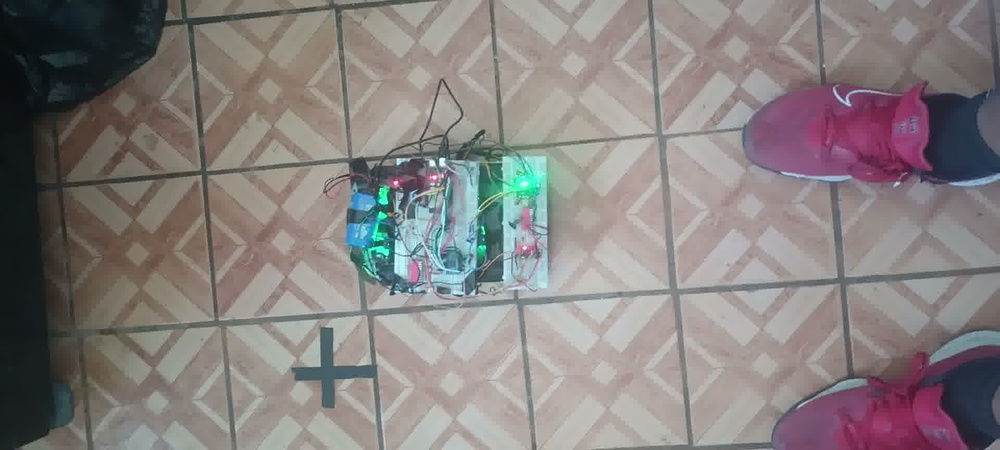
#> input picture scratch/video_distancias_frames/frame_026.jpg, 1000 x 450 px, shrunk from 1920 x 864 before the run, found by its file name
$ python draw_grid.py
#> lines starting #> are read from the running program, lines starting #| are printed output that depends on the picture
from PIL import Image, ImageDraw
import numpy as np

# Load frames 26 (before turn) and 32 (after turn) and 40 (end of command)
for f_name in ['frame_026.jpg', 'frame_030.jpg', 'frame_032.jpg', 'frame_035.jpg', 'frame_040.jpg']:
    img = Image.open(f'scratch/video_frames/{f_name}')
#> img is the input picture: PIL image 1000x450 RGB; mean R, G, B 133.6, 127.7, 126.5
    w, h = img.size
#> w = 1000; h = 450

    # Let's crop around the robot or draw horizontal reference grid lines
    draw = ImageDraw.Draw(img)
    # Draw horizontal grid lines across the image to compare tile lines
    for y in range(0, h, 100):
        draw.line([(0, y), (w, y)], fill='yellow', width=1)
    for x in range(0, w, 100):
        draw.line([(x, 0), (x, h)], fill='cyan', width=1)

    out_path = f'scratch/video_frames/grid_{f_name}'
    img.save(out_path)
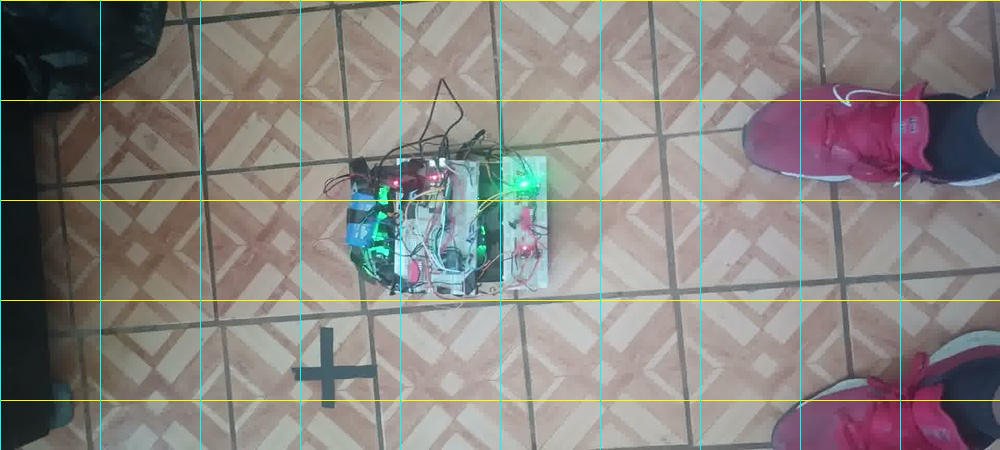
#> saved as grid_frame_026.jpg: PIL image 1000x450 RGB; mean R, G, B 133.6, 130.4, 126.5
    print(f"Saved {out_path}")
#> pass 2 of the loop `for f_name in ['frame_026.jpg', 'frame_030.jpg', 'frame_032.jpg', 'fra..`:
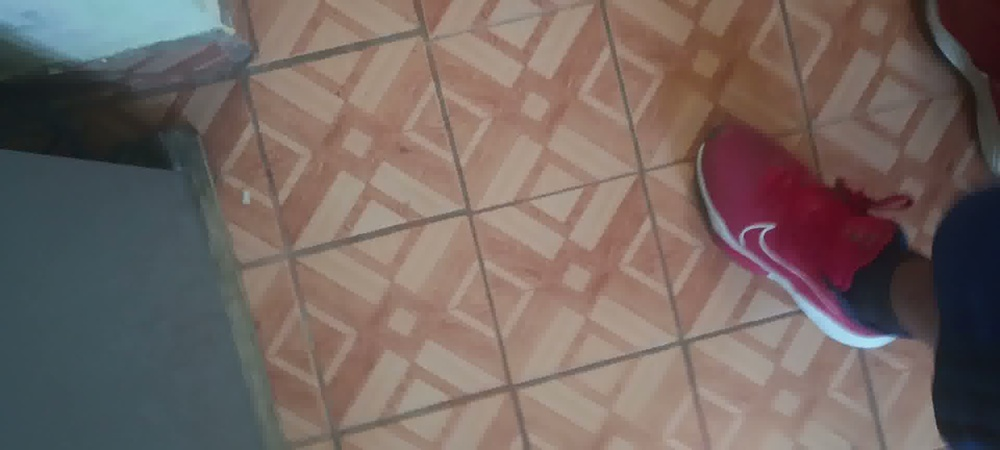
#> input picture scratch/video_distancias_frames/frame_030.jpg, 1000 x 450 px, shrunk from 1920 x 864 before the run, found by its file name
#> img is the input picture: PIL image 1000x450 RGB; mean R, G, B 115.7, 102.1, 97.5
#> `img.save(out_path)`:
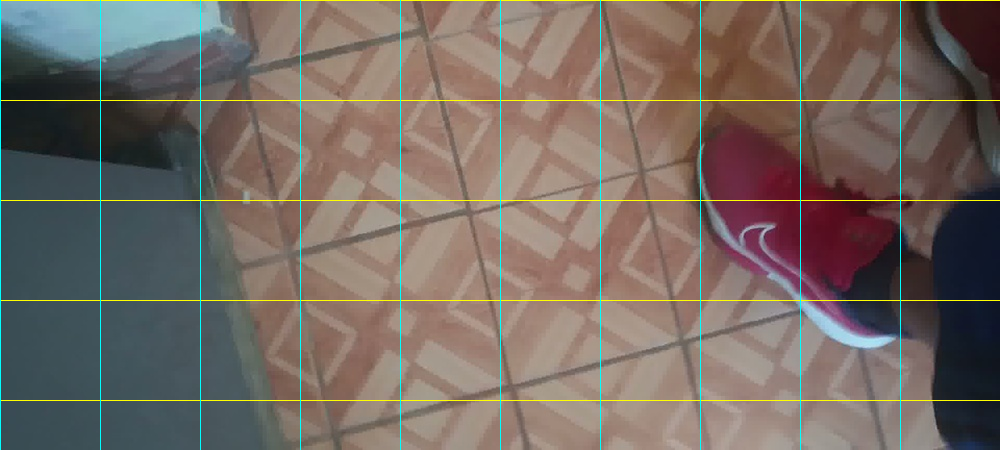
#> saved as grid_frame_030.jpg: PIL image 1000x450 RGB; mean R, G, B 116.1, 105.2, 98
#> pass 3 of the loop `for f_name in ['frame_026.jpg', 'frame_030.jpg', 'frame_032.jpg', 'fra..`:
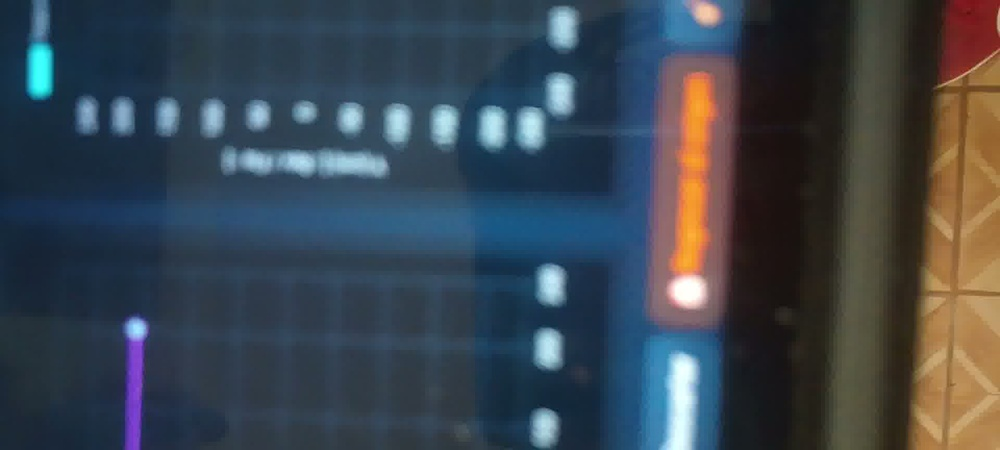
#> input picture scratch/video_distancias_frames/frame_032.jpg, 1000 x 450 px, shrunk from 1920 x 864 before the run, found by its file name
#> img is the input picture: PIL image 1000x450 RGB; mean R, G, B 60.3, 70, 79.5
#> `img.save(out_path)`:
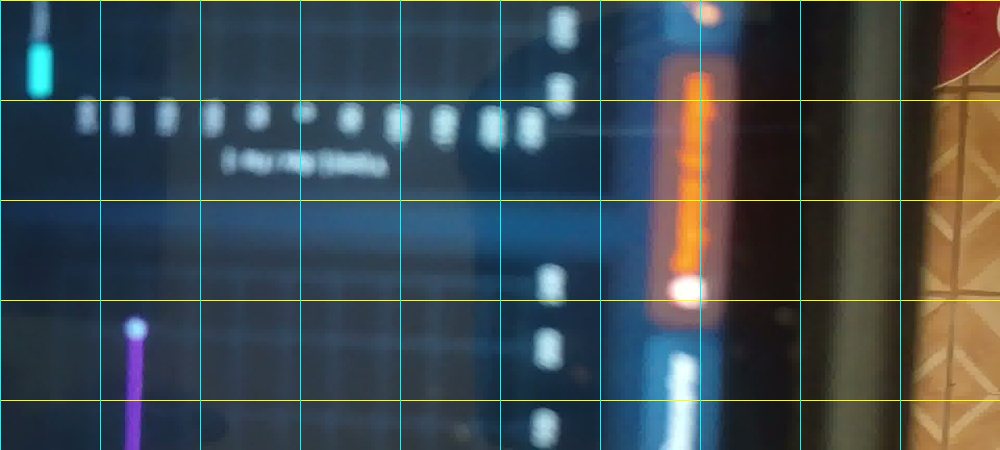
#> saved as grid_frame_032.jpg: PIL image 1000x450 RGB; mean R, G, B 62, 74, 80.4
#> the loop made 5 passes; the first 3 are shown
